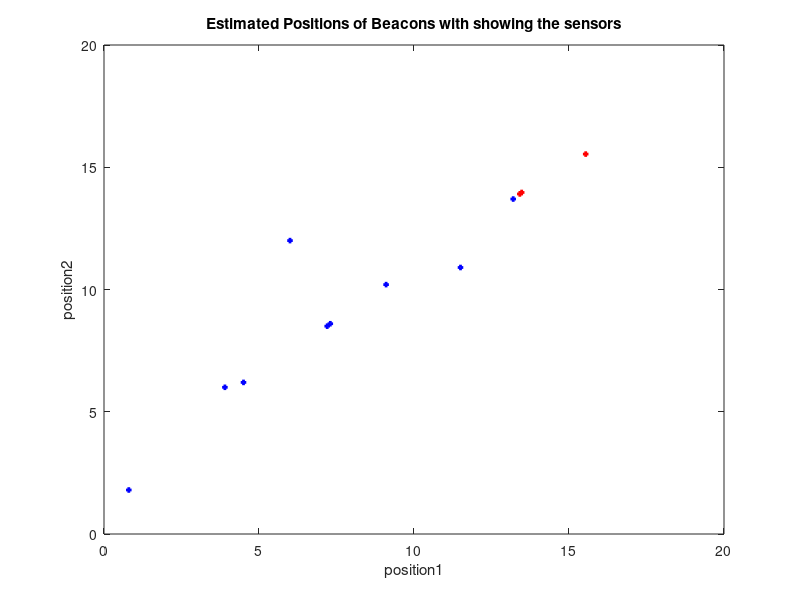

Write the MATLAB code that produced this figure.
%============= Biocomputing HW#4-Number2part1(Estimated value) ==============================
%*************************** Ali Rahimpour  810192071 **************************
%=====================================PSO=====================================%
%%%%%%%%%%%%%%%%%%%%%%%%%%%%%%%%%%%%%%%%%%%%%%%%%%%%%%%%%%%%%%%%%%%%%%%%%%%%%%%
%====================================Input====================================%
tic
input=[10,3;100,100];
output=[5,6,4.5,6.2;8,9,7.3,8.6;1,2,0.8,1.8;4,6,3.9,6;7,8,7.2,8.5;9,10,9.1,10.2;25,1,25.6,1;12,11,11.5,10.9;6,12,6,12;13,14,13.2,13.7];
[sensor,sh]=size(output);
beacon=3;
Ms=input(1,1);
Mb=beacon;
L=Ms;
xmin=[0,0];
xmax=input(2,:);
Lminx=21;
Lminy=21;
Lmin=30;
xi0=[6,2,10];
yi0=[3,1,12];
xism=output(:,3);
yism=output(:,4);
%===========================================================================%
kmax=200;
%===========================================================================%
gamma=0.9;
alpha=1.2;
xmin=0;
ymin=0;
xmax=input(2,1);
ymax=input(2,2);
d=input(1,2);
PM=0;
%===========================================================================%
 for k=1:kmax
    for j=1:d 
for i=1:Ms 
    for k=1:Ms
    if xi0(j)>xmax 
        xi0(j)=xmax;
    elseif yi0(j)>ymax
        yi0(j)=ymax;
        elseif xi0(j)<xmin
        xi0(j)=xmin;
        elseif yi0(j)<ymin
        yi0(j)=ymin;
    end
    PM0=(xi0(j)-xism(i))+(yi0(j)-yism(k)); 
    PM=PM+PM0;
end
%==========================================================================%
end
PMt(1,j)=PM;
    end
%==========================================================================%
for j=1:d 
for i=1:Ms 
    for k=1:Ms
        Pmix=(xi0(j)-xism(i))/PMt(1,j);
        Pmiy=(yi0(j)-yism(k))/PMt(1,j);
absPM=sqrt((Pmix^2+Pmiy^2));
if absPM > (30/PMt(1,j))&& xi0(j)<xism(i)&& yi0(j)<yism(k)
    xi0(j)=alpha*xi0(j)
    yi0(j)=alpha*yi0(j)
elseif  absPM > (30/PMt(1,j))&& xi0(j)>xism(i)&& yi0(j)>yism(k)
    xi0(j)=gamma*xi0(j)
    yi0(j)=gamma*yi0(j)
elseif absPM > (30/PMt(1,j))&& xi0(j)<xism(i) 
    xi0(j)=alpha*xi0(j)
elseif absPM > (30/PMt(1,j)) && yi0(j)<yism(k)
    yi0(j)=alpha*yi0(j)
    elseif  absPM > (30/PMt(1,j))&& xi0(j)>xism(i)
    xi0(j)=gamma*xi0(j)
    elseif  absPM > (30/PMt(1,j))&& yi0(j)>yism(k)
    yi0(j)=gamma*yi0(j)
end
    end
end
end
                
 end
 plot(xism,yism,'bs','LineWidth',2,'MarkerSize',2);
 hold on;
 plot(xi0,yi0,'rs','LineWidth',2,'MarkerSize',2);
axis([0 20 0 20])
 xlabel('position1')
 ylabel('position2')
 title('Estimated Positions of Beacons with showing the sensors')
 toc
%==========================================================================
%================================ HW#4 ====================================
%********************** Ali Rahimpour  810192071 **************************
%==========================================================================
 


